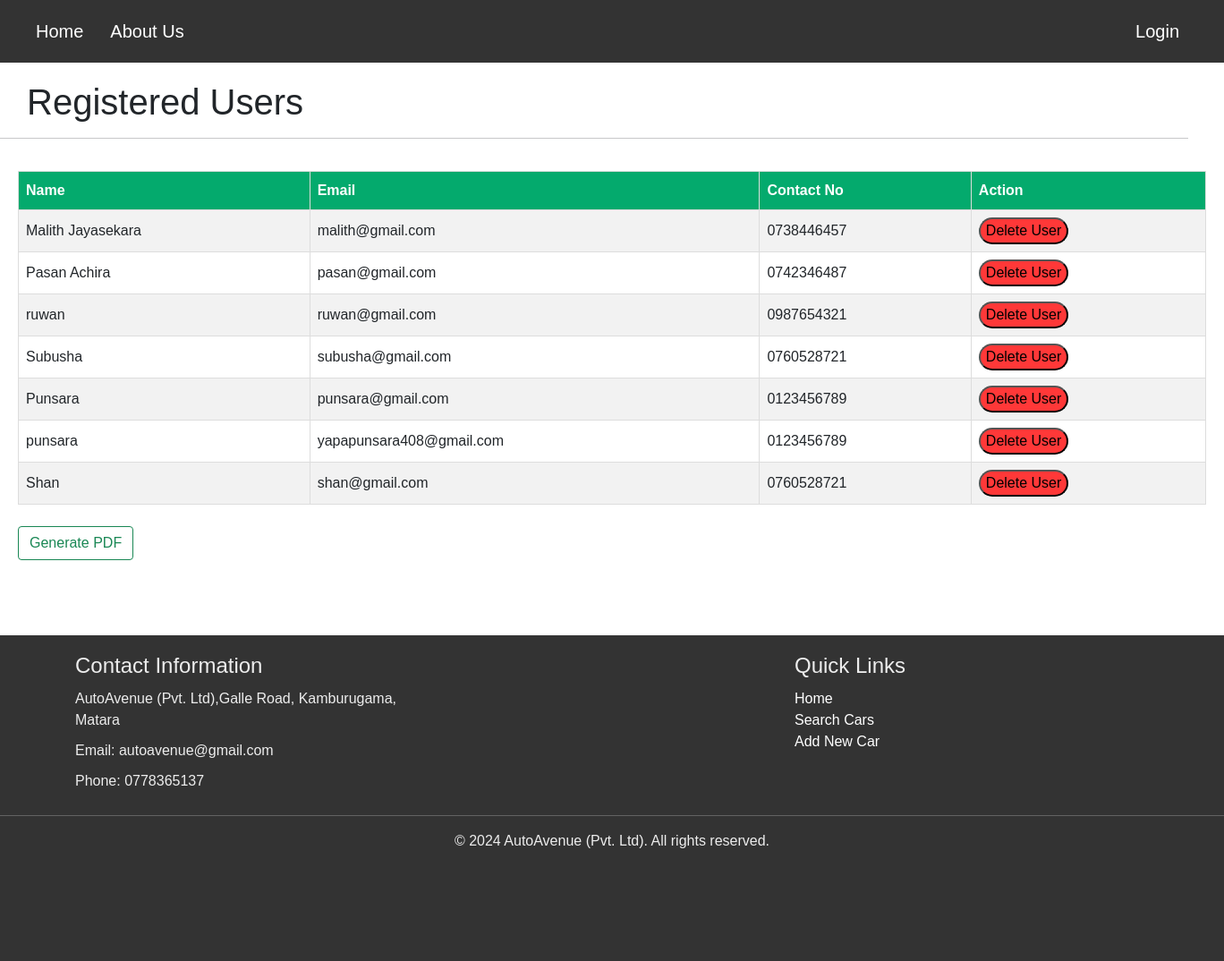
The page /admin_users.php on the database its author committed.
### tables this page shows
CREATE TABLE IF NOT EXISTS `users` (
  `id` int NOT NULL AUTO_INCREMENT,
  `username` varchar(50) NOT NULL,
  `email` varchar(150) NOT NULL,
  `password` varchar(100) NOT NULL,
  `contact` varchar(15) NOT NULL,
  `role` int NOT NULL,
  PRIMARY KEY (`id`)
);

### admin_users.php (the view, shortened to what this page needs)
<?php
require_once('./components/attachments.php');
?>
<!DOCTYPE html>
<html lang="en">
<head>
    <?php include_once('./components/attachments.php'); ?>
</head>
<body id="search">
    <?php include_once('./components/header.php'); ?>
    <?php
    $sql = "SELECT email, username, id, contact FROM users WHERE role = 1";
    $result = $__conn->query($sql);
    ?>
    <section>
        <h1>Registered Users</h1>
        <hr>
        <div id="search-results">
            <div class="table-wrap">
                <table id="table">
                    <tr>
                        <th>Name</th>
                        <th>Email</th>
                        <th>Contact No</th>
                        <th>Action</th>
                    </tr>
                    <?php
                    while ($car = $result->fetch_assoc()) {
                    ?>
                        <tr>
                            <td><?php echo $car['username']; ?></td>
                            <td><?php echo $car['email']; ?></td>
                            <td><?php echo $car['contact']; ?></td>
                            <td><button style="border-radius: 40px; background-color:#FF3838; height: 30px;"><a style="text-decoration: none; color:black;" href="./components/delete-user.php?id=<?php echo $car['id']; ?>">Delete User</a></button></td>
                        </tr>
                    <?php
                    }
                    ?>
                </table>
                <br>
                <form id="generate_pdf_form" method="POST" action="admin_users.php">
                    <button type="submit" name="generate_pdf_btn" class="btn btn-outline-success">Generate PDF</button>
                </form>
            </div>
        </div>
    </section>
    <br><br>
    <?php include_once('./components/footer.php'); ?>
    </body>
</html>

### components/attachments.php (shortened to what this page needs)
<link href="https://cdn.jsdelivr.net/npm/bootstrap@5.0.2/dist/css/bootstrap.min.css" rel="stylesheet">
<link rel="stylesheet" href="./style.css" >

### components/header.php (shortened to what this page needs)
<?php
function isLoggedIn() {
    return isset($_SESSION['user_id']);
}
?>
<header style="height:70px;">
    <nav style="font-size:20px; padding-left:20px;">
        <ul>
            <li>
                <a href="./index.php">Home</a>
            </li>
            <?php if (isLoggedIn()) { ?>
            <?php if (isAdmin()) { ?>
            <li class="dropdown">
                <a
                    href="#"
                    class="dropdown-toggle"
                    id="carsDropdown"
                    role="button"
                    data-bs-toggle="dropdown"
                    aria-expanded="false">
                    Cars
                </a>
                <ul class="dropdown-menu" aria-labelledby="carsDropdown">
                    <li>
                        <a class="dropdown-item" href="./add.php">Add Sales Car</a>
                    </li>
                    <li>
                        <a class="dropdown-item" href="./add_rent_cars.php">Add Rent Car</a>
                    </li>
                    <li>
                        <a class="dropdown-item" href="./mycars.php">My Cars</a>
                    </li>
                    <li>
                        <a class="dropdown-item" href="./admin_cars.php">View Sales Cars</a>
                    </li>
                    <li>
                        <a class="dropdown-item" href="./admin_rent_cars.php">View Rental Cars</a>
                    </li>
                </ul>
            </li>
            <li>
                <a href="./admin_users.php">View Users</a>
            </li>
            <li>
                <a href="./inventory.php">Inventory</a>
            </li>
            <li>
                <a href="./customercare.php">Customer Care</a>
            </li>
        <?php } else { ?>
            <li>
                <a href="./about-us.php">About Us</a>
            </li>
            <li class="dropdown">
                <a
                    href="#"
                    class="dropdown-toggle"
                    id="carsDropdown"
                    role="button"
                    data-bs-toggle="dropdown"
                    aria-expanded="false">
                    Cars
                </a>
                <ul class="dropdown-menu" aria-labelledby="carsDropdown">
                    <li>
                        <a class="dropdown-item" href="./add.php">Add Car</a>
                    </li>
                    <li>
                        <a class="dropdown-item" href="./mycars.php">My Cars</a>
                    </li>
                    <li>
                        <a class="dropdown-item" href="./rent.php">Rent Cars</a>
                    </li>
                    <li>
                        <a class="dropdown-item" href="./search.php">Buy Cars</a>
                    </li>
                </ul>
            </li>
            <li>
                <a href="./feedback.php">Feedbacks</a>
            </li>
            <li>
                <a href="./contact.php">Contact Us</a>
            </li>
            <?php } ?>
            <ul class="navbar" style="display: flex; justify-content: space-between;">
                <li>
                    <a href="?logout=true">Logout</a>
                </li>
            <?php } else { ?>
                <li>
                    <a href="./about.php">About Us</a>
                </li>
                <li style="margin-left: auto;">
                    <a href="./login.php">Login</a>
                </li>
            </ul>
            <?php } ?>
</nav>
</header>

### components/footer.php (shortened to what this page needs)
<footer>
    <div class="footer-container">
        <div class="footer-section">
            <h4>Contact Information</h4>
            <p>AutoAvenue (Pvt. Ltd),Galle Road, Kamburugama, Matara</p>
            <p>Email: autoavenue@gmail.com</p>
            <p>Phone: 0778365137</p>
        </div>
        <div class="footer-section">
            <h4>Quick Links</h4>
            <ul>
                <li><a href="./index.php">Home</a></li>
                <li><a href="./search.php">Search Cars</a></li>
                <li><a href="./add.php">Add New Car</a></li>
            </ul>
        </div>
    </div>
    <hr>
    <p class="copy">&copy; 2024 AutoAvenue (Pvt. Ltd). All rights reserved.</p>
    <div class="row" style="display:flex;justify-content:center;align-items:center">
<br><br><br>
      </div>
</footer>

### style.css (style rules this page uses)
body, h1, h2, h3, p, ul, li { margin: 0; padding: 0; }
body { font-family: Arial, sans-serif; }
header { background-color: #333333; padding: 20px; }
nav ul { display: flex; align-items: center; list-style-type: none; }
nav ul li { display: inline; margin-right: 30px; font-weight: 500; }
nav ul li a { color: #fff; text-decoration: none; }
#search section h1, #search section #search-form { margin-left: 30px; margin-top: 20px; }
#search section hr { width: calc(100% - 40px); }
footer { background-color: #333333; padding: 20px 0; color: #ededed; }
.footer-container { max-width: 1200px; margin: 0 auto; display: flex; justify-content: space-between; }
.footer-section { flex-basis: 33%; }
.footer-section h4 { margin-bottom: 10px; }
.footer-section p, .footer-section ul { margin-bottom: 10px; }
.footer-section ul li { list-style-type: none; }
.footer-section ul li a { text-decoration: none; color: #ffffff; }
footer .copy { text-align: center; width: 100%; }
#table { font-family: Arial, Helvetica, sans-serif; border-collapse: collapse; width: 100%; }
#table td, #table th { border: 1px solid #ddd; padding: 8px; }
#table tr:nth-child(even) { background-color: #f2f2f2; }
#table th { padding-top: 12px; padding-bottom: 12px; text-align: left; background-color: #04aa6d; color: white; }
.table-wrap { padding: 20px; min-height: calc(100vh - 365px - 58px); }
#search-results { min-height: calc(100vh - 365px - 58px); }

### rows shown on the page
users: username "Malith Jayasekara", email "malith@gmail.com", contact "0738446457"
users: username "Pasan Achira", email "pasan@gmail.com", contact "0742346487"
users: username "ruwan", email "ruwan@gmail.com", contact "0987654321"
users: username "Subusha", email "subusha@gmail.com", contact "0760528721"
users: username "Punsara", email "punsara@gmail.com", contact "0123456789"
users: username "punsara", email "yapapunsara408@gmail.com", contact "0123456789"
users: username "Shan", email "shan@gmail.com", contact "0760528721"
